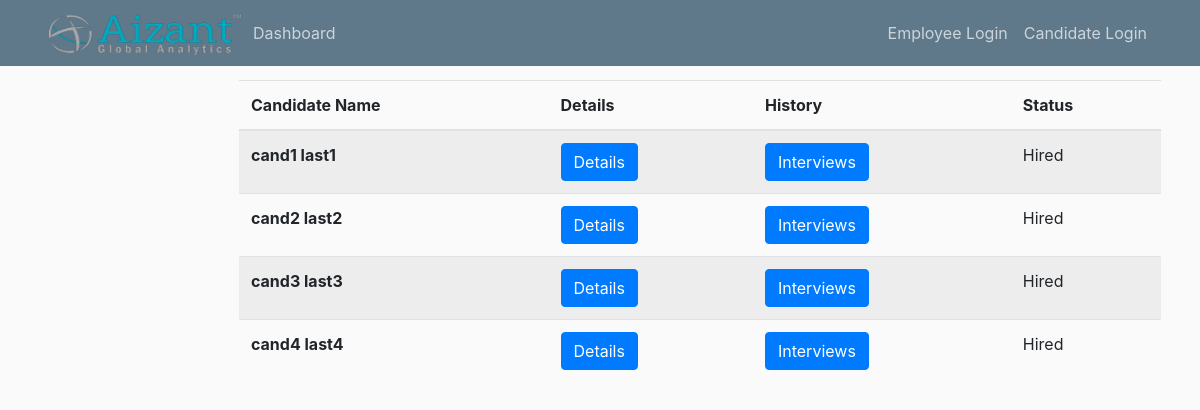
The app's page /final_selected_candidates with its own data.
### app/models.py (models this page shows, shortened)
class Candidate(db.Model):
    id = db.Column(db.Integer, primary_key=True)
    first_name = db.Column(db.String(20))
    last_name = db.Column(db.String(20))
    contact_number = db.Column(db.String(10))
    email = db.Column(db.String(100), unique=True)
    password = db.Column(db.String(255))
    pan_card = db.Column(db.String(10))
    current_location = db.Column(db.String(20))
    status = db.Column(db.String(10))
    candidate_compensation = db.relationship('CandidateCompensation', backref='candidate', uselist=False)  # one to
    candidate_professions = db.relationship('CandidateProfession', backref='candidate')  # one to many with candidate
    candidate_educations = db.relationship('CandidateEducation', backref='candidate')  # one to many w education
    positions_applied = db.relationship('Position', secondary=applied_to, lazy='subquery',
                                        backref=db.backref('candidates', lazy=True))

### app/routes.py (the view)
@app.route("/final_selected_candidates")
def final_selected_candidates():
    candidates = Candidate.query.order_by(Candidate.id)
    return render_template('final_selected_candidates.html', candidates=candidates)

### app/templates/final_selected_candidates.html
{% extends 'manager_layout.html' %}
{% block content %}
      <table class="table table-striped" style="width:100%;">
        <thead>
          <tr>
            <th scope="col">Candidate Name</th>
            <th scope="col">Details</th>
            <th scope="col">History</th>
            <th scope="col">Status</th>
          </tr>
        </thead>
        <tbody>
          {% for candidate in candidates %}
          {% if candidate.status == 'HIRE' %}
          <tr>
            <td><b>{{ candidate.first_name }} {{candidate.last_name}}</b></td>
            <td> <a class="btn btn-primary" href="{{ url_for('info', candidate_id = candidate.id) }}">Details</a></td>
            <td> <a class="btn btn-primary" href="{{ url_for('candidate_interviews', candidate_id = candidate.id) }}">Interviews</a></td>
            <td>Hired</td>
          </tr>
          {% endif %}
          {% endfor %}
        </tbody>
    </table>
{% endblock %}

### app/static/main.css (style rules this page uses)
body { background: #fafafa; color: #333333; margin-top: 5rem; }

### records on screen
Candidate: first_name "cand1", last_name "last1"
Candidate: first_name "cand2", last_name "last2"
Candidate: first_name "cand3", last_name "last3"
Candidate: first_name "cand4", last_name "last4"
